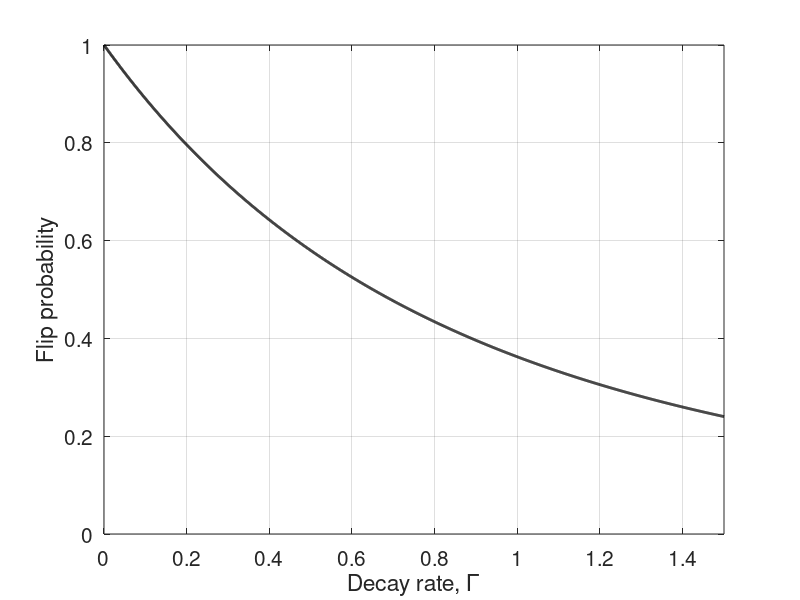

The MATLAB script that drew this image:
% This implementation investigates how amplitude damping has a detrimental 
% effect on the implementation of the NOT gate. Within a model with 
% degenerate states with constant coupling W, the NOT gate may be 
% implemented by tuning the duration such that T = pi \hbar/W.
% With a finite decay rate Gamma, it is no longer that simple.
%
% The script solves the GKLS equation for this model and determines the 
% probability of measuring 1 with 0 as the initial state. It does so for
% various values of the decay rate Gamma
%
% The inputs are
% W     - the coupling (in the Hamiltonian), taken to be real
% GammaMax     - the maximal decay rate (amplitude damping)
% GammaStep    - the step size for Gamma
%
% All inputs are hard coded initially.

% Coupling strength
W = 1;

% Gamma parameters
GammaMax = 1.5;
GammaStep = 1e-3;

% Final time
Tfinal = pi/W;

% Gamma vector
GammaVector = 0:GammaStep:GammaMax;

% Matrix with couplings
Coupl = W/2*[0, -1, 1, 0;
            -1, 0, 0, 1; 
            1, 0, 0, -1;
            0, 1, -1, 0];
  
% Initial state (a pure |0> state)
x0 = [1; 0; 0; 0];

% Allocate fidelity vector and index
FidelityVector = zeros(1, length(GammaVector));
index = 1;

% Loop over gamma
for Gamma = GammaVector
  % Add decay (in the Lindbladian)
  M = Coupl + 1i*Gamma/2*[0, 0, 0, 2;
                    0, -1, 0, 0;
                    0, 0, -1, 0;
                    0, 0, 0, -2];

  % Right and side of the dyamical equation 
  F = @(t,x) -1i*M*x;

  % Solve using built-in function (Runge-Kutta)
  [T Rho]=ode45(F, [0 Tfinal], x0);         % Solves the TDSE

  % Extract the probability of measuring 1
  Rho11 = Rho(end, 4);
  FidelityVector(index) = Rho11;
  index = index + 1;
end

% Plot result
figure(1)
plot(GammaVector, FidelityVector, 'k-', 'linewidth', 2)
xlabel('Decay rate, \Gamma')
ylabel('Flip probability')
set(gca, 'fontsize', 15)
grid on
axis([0 GammaMax 0 1])